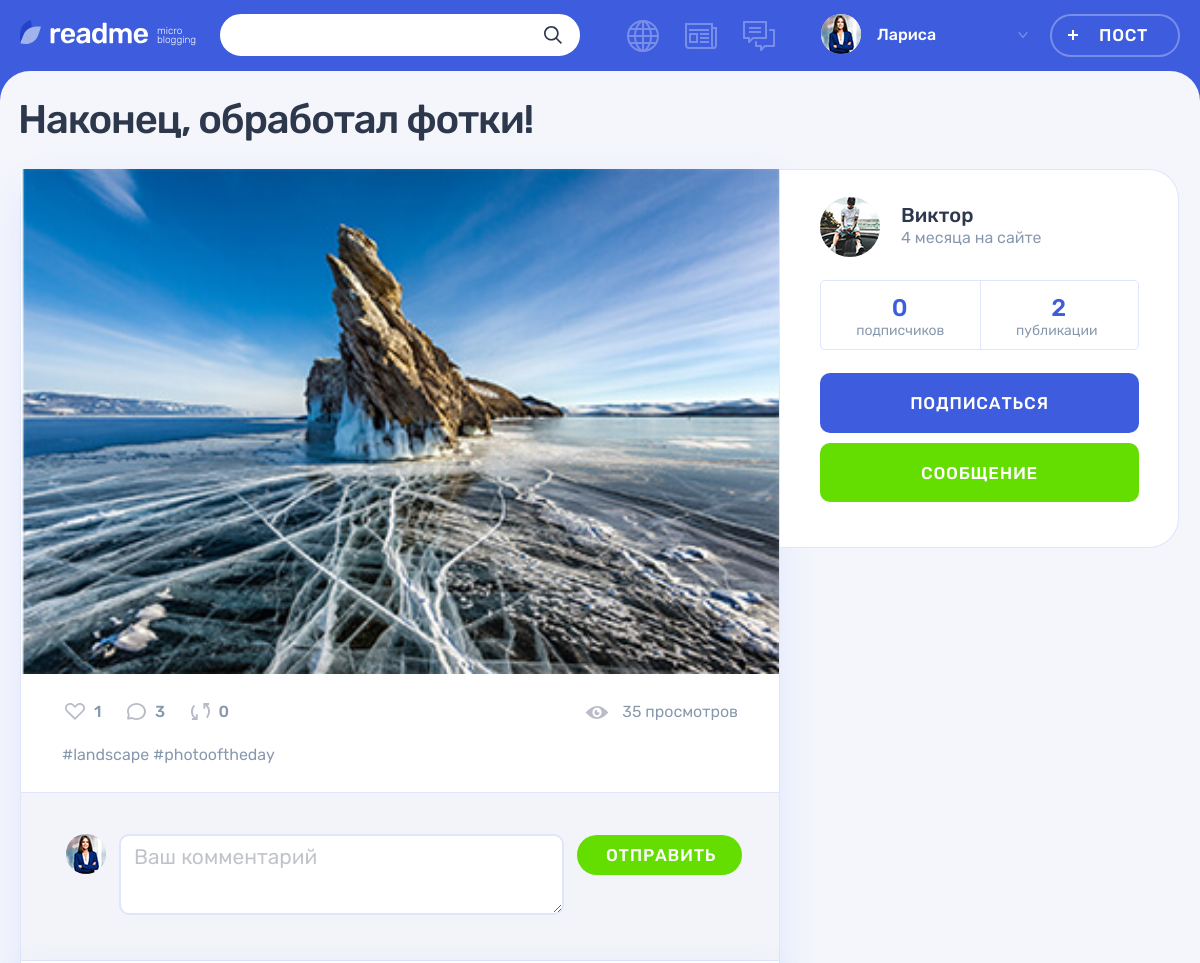
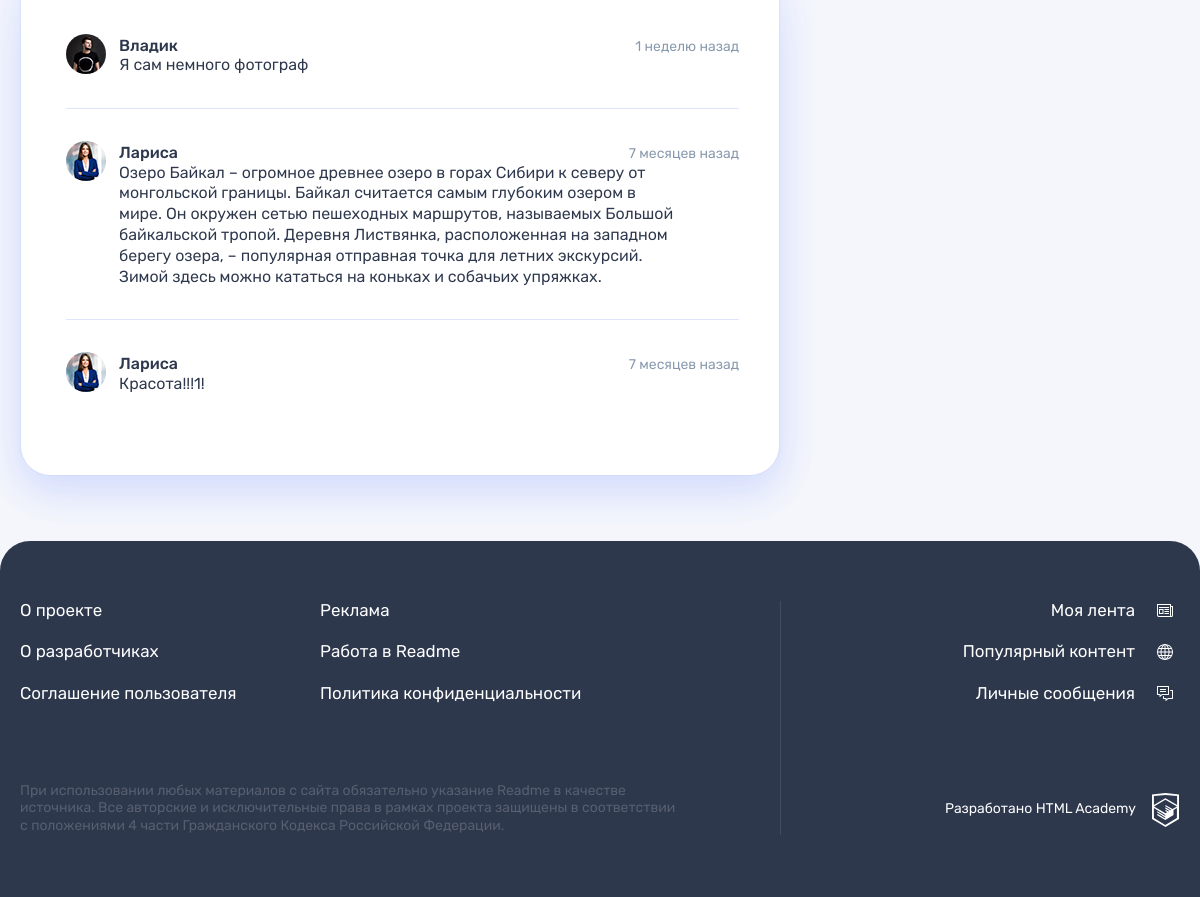
/post.php?post_id=3&show_all_comments (signed in), run on the app's committed database (2 pictures, top to bottom).
### tables this page shows
CREATE TABLE post
(
  id                INT AUTO_INCREMENT PRIMARY KEY,
  create_dt         DATETIME DEFAULT CURRENT_TIMESTAMP,
  post_header       VARCHAR(128) COMMENT 'заголовок поста',
  text_content      TEXT,
  quote_origin      VARCHAR(128) COMMENT 'автор/источник цитаты',
  photo_content     VARCHAR(255),
  video_content     VARCHAR(255) COMMENT 'ссылка на видео на YouTube',
  link_text_content VARCHAR(255) COMMENT 'ссылка на сторонний ресурс',
  view_count        INT      DEFAULT 0 COMMENT 'кол-во просмотров',
  user_id           INT,
  is_repost         TINYINT  DEFAULT 0 COMMENT 'является ли репостом',
  origin_post_id    INT COMMENT 'ссылка на оригинальный пост при репосте',
  content_type_id   TINYINT,
  FOREIGN KEY (user_id) REFERENCES user (id),
  FOREIGN KEY (content_type_id) REFERENCES content_type (id),
  INDEX (user_id) COMMENT 'индекс для поиска по пользователям',
  INDEX (content_type_id) COMMENT 'индекс для поиска по типу',
  INDEX (view_count) COMMENT 'индекс для поиска по просмотрам',
  INDEX (is_repost) COMMENT 'индекс для поиска по репостам'
) COMMENT 'таблица постов';

CREATE TABLE comment
(
  id                INT AUTO_INCREMENT PRIMARY KEY,
  comment_create_dt DATETIME DEFAULT CURRENT_TIMESTAMP,
  comment_content   TEXT,
  user_id           INT,
  post_id           INT,
  FOREIGN KEY (user_id) REFERENCES user (id),
  FOREIGN KEY (post_id) REFERENCES post (id),
  INDEX (user_id) COMMENT 'индекс для поиска по пользователям',
  INDEX (post_id) COMMENT 'индекс для поиска по постам'
) COMMENT 'таблица комментариев к постам';

CREATE TABLE user
(
  id            INT AUTO_INCREMENT PRIMARY KEY,
  user_reg_dt   DATETIME DEFAULT CURRENT_TIMESTAMP,
  user_email    VARCHAR(128) NOT NULL UNIQUE,
  user_name     VARCHAR(64)  NOT NULL COMMENT 'имя пользователя',
  user_password CHAR(255)    NOT NULL,
  user_avatar   VARCHAR(255)
) COMMENT 'таблица зарегистрированных пользователей';

### helpers.php (called while the page is built, shortened)
<?php
function get_noun_plural_form(int $number, string $one, string $two, string $many): string
{
    $number = (int)$number;
    $mod10 = $number % 10;
    $mod100 = $number % 100;
    switch (true) {
        case ($mod10 > 5):
            return $many;
        case ($mod10 === 1):
            return $one;
        case ($mod10 >= 2 && $mod10 <= 4):
            return $two;
        default:
            return $many;
    }
}
function include_template($name, array $data = [])
{
    $name = 'templates/' . $name;
    extract($data);
    require $name;
    $result = ob_get_clean();
    return $result;
}

### utils.php (called while the page is built, shortened)
<?php
function format_date($date)
{
    $post_date = date_create($date);
    $current_date = date_create('now');
    $diff = date_diff($current_date, $post_date);
    $result = '';
    if ($diff->invert === 0) {
        $result = 'Дата ещё не наступила!';
    } else {
        $minutes_in_hour = 60;
        $hours_in_day = 24;
        $minutes = $diff->i;
        $hours = $diff->h;
        $days = $diff->days;
        if ($days === 0) {
            if ($minutes >= $minutes_in_hour / 2) {
                $hours++;
            }
            $result = $hours ?
                $hours . ' час' . get_noun_plural_form($hours, '', 'а', 'ов')
                :
                $minutes . ' минут' . get_noun_plural_form($minutes, 'у', 'ы', '');
        } else {
            $days_in_week = 7;
            $days_in_month = 30;
            $days_in_year = 365;
            $five_weeks = 35;
            $years = $diff->y;
            if ($hours >= $hours_in_day / 2) {
                $days++;
            }
            if ($days < $days_in_week) {
                $result = $days . ' ' . get_noun_plural_form($days, 'день', 'дня', 'дней');
            } elseif ($days < $five_weeks) {
                $weeks = round($days / $days_in_week);
                $result = $weeks . ' недел' . get_noun_plural_form($weeks, 'ю', 'и', 'ь');
            } elseif ($days < $days_in_year) {
                $months = round($days / $days_in_month);
                $result = $months . ' месяц' . get_noun_plural_form($months, '', 'а', 'ев');
            } elseif ($years) {
                $years = ($days >= $days_in_year / 2) ? $years++ : $years;
                $result = $years . ' ' . get_noun_plural_form($years, 'год', 'года', 'лет');
            }
        }
    }
    return $result;
}
function get_data_from_db(mysqli $src_db, string $query, string $mode = 'all')
{
    $result = mysqli_query($src_db, $query);
    switch ($mode) {
        case 'all':
            $data = mysqli_fetch_all($result, MYSQLI_ASSOC);
            break;
        case 'row':
            $data = mysqli_fetch_assoc($result);
            break;
        case 'col':
            $data = mysqli_fetch_all($result);
            $data = array_column($data, 0);
            break;
        case 'one':
            $data = mysqli_fetch_row($result)[0];
            break;
    }
    return $data;
}
function get_hashtags($db, $post_id, $mode = 'col') {
    $query = "SELECT hashtag_name,
                     ht.id
              FROM post AS p
                  JOIN post_hashtag_link AS phl
                      ON phl.post_id = p.id
                  JOIN hashtag AS ht
                      ON ht.id = phl.hashtag_id
              WHERE phl.post_id = '$post_id'";
    return get_data_from_db($db, $query, $mode);
}
function get_comments($db, $post_id, $limit = 0) {
    $query = 'SELECT c.*,
                     u.user_avatar,
                     u.user_name
                  FROM comment AS c
                      INNER JOIN user AS u
                          ON c.user_id = u.id
              WHERE post_id = ' . $post_id . '
              ORDER BY c.comment_create_dt DESC';
    return get_data_from_db($db, $query);
}

### templates/post_template.php (the view, shortened to what this page needs)
<main class="page__main page__main--publication">
  <div class="container">
    <h1 class="page__title page__title--publication"><?= $post['post_header']; ?></h1>
    <section class="post-details">
      <div class="post-details__wrapper post-<?= $post['type_val']; ?>">
        <div class="post-details__main-block post post--details">
          <?= $post_type_template; ?>
          <div class="post__indicators">
            <div class="post__buttons">
              <a class="post__indicator post__indicator--likes button" href="like.php?post_id=<?= $post['id']; ?>" title="Лайк">
                <svg class="post__indicator-icon" width="20" height="17">
                  <use xlink:href="#icon-heart"></use>
                </svg>
                <span><?= $count_arr['like_count']; ?></span>
              </a>
              <a class="post__indicator post__indicator--comments button" href="?post_id=<?= $post['id'] . '&show_all_comments'; ?>" title="Комментарии">
                <svg class="post__indicator-icon" width="19" height="17">
                  <use xlink:href="#icon-comment"></use>
                </svg>
                <span><?= $count_arr['comment_count']; ?></span>
              </a>
              <a class="post__indicator post__indicator--repost button" href="repost.php?post_id=<?= $post['id']; ?>" title="Репост">
                <svg class="post__indicator-icon" width="19" height="17">
                  <use xlink:href="#icon-repost"></use>
                </svg>
                <span><?= $count_arr['repost_count']; ?></span>
              </a>
            </div>
            <?php $vc = $post['view_count'];  ?>
            <span class="post__view"><?= $vc . ' просмотр' . get_noun_plural_form($vc, '', 'а', 'ов'); ?></span>
          </div>
          <ul class="post__tags">
            <?php foreach ($post_hashtag_list as $hashtag):  ?>
            <li><a href="search.php?<?= SEARCH . '=%23' . $hashtag; ?>"><?= '#' . $hashtag; ?></a></li>
            <?php endforeach; ?>
          </ul>
          <div class="comments">
            <form class="comments__form form" action="#" method="post">
              <div class="comments__my-avatar">
                <?php if ($_SESSION['user']['user_avatar']): ?>
                <img class="comments__picture" src="<?= UPLOAD_PATH . $_SESSION['user']['user_avatar']; ?>" alt="Аватар пользователя">
                <?php endif; ?>
              </div>
              <div class="form__input-section <?= $errors['comment-text'] ? $alert_class : ''; ?>">
                <textarea class="comments__textarea form__textarea form__input" name="comment-text" placeholder="Ваш комментарий"><?= $comment_input; ?></textarea>
              </div>
              <button class="comments__submit button button--green" type="submit">Отправить</button>
            </form>
            <div class="comments__list-wrapper">
              <ul class="comments__list">
              <?php foreach ($comment_list as $comment): ?>
                <li class="comments__item user">
                  <div class="comments__avatar">
                    <a class="user__avatar-link" href="profile.php?user_id=<?= $comment['user_id']; ?>">
                      <?php if ($comment['user_avatar']): ?>
                      <img class="comments__picture" src="<?= UPLOAD_PATH . $comment['user_avatar']; ?>" alt="Аватар пользователя">
                      <?php else: ?>
                      <svg src="img/icon-input-user.svg" width="60" height="60"></svg>
                      <?php endif; ?>
                    </a>
                  </div>
                  <div class="comments__info">
                    <div class="comments__name-wrapper">
                      <a class="comments__user-name" href="profile.php?user_id=<?= $comment['user_id']; ?>">
                        <span>
                            <?= $comment['user_name']; ?>
                        </span>
                      </a>
                      <?php $cd = $comment['comment_create_dt'];  ?>
                      <time class="comments__time" datetime="<?= $cd; ?>"><?= format_date($cd); ?> назад</time>
                    </div>
                    <p class="comments__text">
                        <?= $comment['comment_content']; ?>
                    </p>
                  </div>
                </li>
              <?php endforeach; ?>
              </ul>
            </div>
          </div>
        </div>
        <div class="post-details__user user">
          <div class="post-details__user-info user__info">
            <div class="post-details__avatar user__avatar">
              <a class="post-details__avatar-link user__avatar-link" href="profile.php?user_id=<?= $post['user_id']; ?>">
                <?php if ($post['user_avatar']): ?>
                <img class="post-details__picture user__picture" src="<?= UPLOAD_PATH . $post['user_avatar']; ?>" alt="Аватар пользователя">
                <?php else: ?>
                <svg src="img/icon-input-user.svg" width="60" height="60"></svg>
                <?php endif; ?>
              </a>
            </div>
            <div class="post-details__name-wrapper user__name-wrapper">
              <a class="post-details__name user__name" href="profile.php?user_id=<?= $post['user_id']; ?>">
                <span><?= $post['user_name']; ?></span>
              </a>
              <time class="post-details__time user__time" datetime="<?= $post['reg_date']; ?>"><?= format_date($post['reg_date']); ?> на сайте</time>
            </div>
          </div>
          <div class="post-details__rating user__rating">
            <p class="post-details__rating-item user__rating-item user__rating-item--subscribers">
              <span class="post-details__rating-amount user__rating-amount"><?= $count_arr['follower_count']; ?></span>
              <span class="post-details__rating-text user__rating-text">подписчик<?= $count_arr['follower_count'] ? get_noun_plural_form($count_arr['follower_count'], '', 'а', 'ов') : 'ов'; ?></span>
            </p>
            <p class="post-details__rating-item user__rating-item user__rating-item--publications">
              <span class="post-details__rating-amount user__rating-amount"><?= $count_arr['post_count']; ?></span>
              <span class="post-details__rating-text user__rating-text">публикаци<?= get_noun_plural_form($count_arr['post_count'], 'я', 'и', 'й'); ?></span>
            </p>
          </div>
          <div class="post-details__user-buttons user__buttons">
            <button class="user__button user__button--subscription button button--main" type="button">Подписаться</button>
            <a class="user__button user__button--writing button button--green" href="#">Сообщение</a>
          </div>
        </div>
      </div>
    </section>
  </div>
</main>

### templates/post-photo_template.php
<div class="post-details__image-wrapper post-photo__image-wrapper">
    <img src="<?= UPLOAD_PATH . $post['photo_content']; ?>" alt="Фото от пользователя" width="760" height="507">
</div>

### data on the page
post: post_header "Наконец, обработал фотки!", photo_content (picture), is_repost "0", view_count "35", view_count "ов", user.user_avatar (picture), user.user_name "Виктор", user.user_reg_dt "4 месяца"
comment: user.user_avatar (picture), user.user_name "Владик", comment_create_dt "1 неделю", comment_content "Я сам немного фотограф"
comment: user.user_avatar (picture), user.user_name "Лариса", comment_create_dt "7 месяцев", comment_content "Озеро Байкал – огромное древнее озеро в горах Сибири к северу от монгольской границы. Байкал считается самым глубоким озером в мире. Он окружен сетью пешеходных маршрутов, называемых Большой байкальской тропой. Деревня Листвянка, расположенная на западном берегу озера, – популярная отправная точка для летних экскурсий. Зимой здесь можно кататься на коньках и собачьих упряжках."
comment: user.user_avatar (picture), user.user_name "Лариса", comment_create_dt "7 месяцев", comment_content "Красота!!!1!"

### other printed values
$auth_user['user_name'] "Лариса"
$count_arr['like_count'] "1"
$count_arr['comment_count'] "3"
$hashtag "landscape"
$hashtag "photooftheday"
$count_arr['post_count'] "2"
get_noun_plural_form($count_arr['post_count'], 'я', 'и', 'й') "и"
